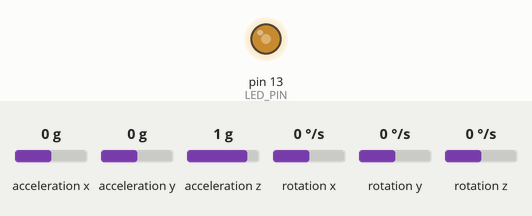
Recording of a sketch running on a simulated Arduino Uno, built with avr-gcc and run on an emulated ATmega328P. Parts: output pins drawn as LEDs (lit = HIGH). Dashed ring = blinking. The inputs (shaded band) are chosen by the test bench; at power-on: acceleration z 1 g, acceleration x 0 g, acceleration y 0 g, rotation x 0 °/s, rotation y 0 °/s, rotation z 0 °/s. What the sketch prints to the serial monitor is not drawn.

Above: at 1.2 s.
1.3 s: acceleration z set to -1.4 g
4.3 s: acceleration x set to 0.8 g
7.3 s: acceleration x set to 0 g
10.3 s: acceleration y set to -1.4 g
13.3 s: acceleration y set to 0 g
16.3 s: acceleration z set to -0.8 g
19.3 s: acceleration z set to -0.5 g
At 19.97 s:
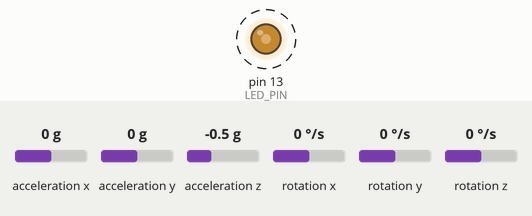
Timing chart, 0 to 23.3 s (numbered marks = the images above; inputs shaded):
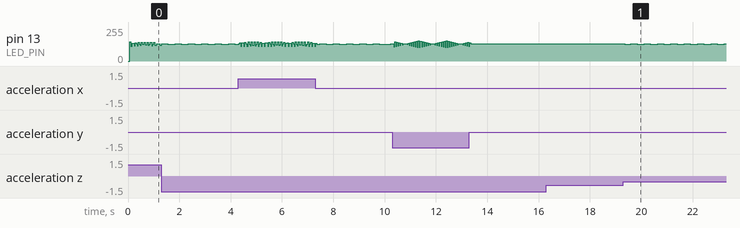

Measured:
- after the input at 19.3 s, pin 13 (LED_PIN): alternates 131/255 for 0.24 s and 124/255 for 0.28 s, starting after 0.06 s

The sketch:

MPU6050_raw_uncalibrated.ino
```cpp
// (licence header left out)
// I2Cdev and MPU6050 must be installed as libraries, or else the .cpp/.h files
// for both classes must be in the include path of your project
#include "I2Cdev.h"
#include "MPU6050.h"

// Arduino Wire library is required if I2Cdev I2CDEV_ARDUINO_WIRE implementation
// is used in I2Cdev.h
#if I2CDEV_IMPLEMENTATION == I2CDEV_ARDUINO_WIRE
    #include "Wire.h"
#endif

// class default I2C address is 0x68
// specific I2C addresses may be passed as a parameter here
// AD0 low = 0x68 (default for InvenSense evaluation board)
// AD0 high = 0x69
MPU6050 accelgyro;
//MPU6050 accelgyro(0x69); // <-- use for AD0 high

int16_t ax, ay, az;
int16_t gx, gy, gz;


// uncomment "OUTPUT_READABLE_ACCELGYRO" if you want to see a tab-separated
// list of the accel X/Y/Z and then gyro X/Y/Z values in decimal. Easy to read,
// not so easy to parse, and slow(er) over UART.
#define OUTPUT_READABLE_ACCELGYRO


#define LED_PIN 13
bool blinkState = false;

uint16_t lastReport;


void setup() {
  lastReport = millis();
    // join I2C bus (I2Cdev library doesn't do this automatically)
    #if I2CDEV_IMPLEMENTATION == I2CDEV_ARDUINO_WIRE
        Wire.begin();
    #elif I2CDEV_IMPLEMENTATION == I2CDEV_BUILTIN_FASTWIRE
        Fastwire::setup(400, true);
    #endif

    // initialize serial communication
    // (38400 chosen because it works as well at 8MHz as it does at 16MHz, but
    // it's really up to you depending on your project)
    Serial.begin(38400);

    // initialize device
    Serial.println("Initializing I2C devices...");
    accelgyro.initialize();

    // supply your own gyro offsets here, scaled for min sensitivity
    accelgyro.setXGyroOffset(-1100);
    accelgyro.setYGyroOffset(271);
    accelgyro.setZGyroOffset(-60);
    accelgyro.setXAccelOffset(-2509);
    accelgyro.setYAccelOffset(-101);
    accelgyro.setZAccelOffset(925); // 1688 factory default for my test chip

    // verify connection
    Serial.println("Testing device connections...");
    Serial.println(accelgyro.testConnection() ? "MPU6050 connection successful" : "MPU6050 connection failed");

    // configure Arduino LED for
    pinMode(LED_PIN, OUTPUT);
}


void loop() {
    // read raw accel/gyro measurements from device
    accelgyro.getMotion6(&ax, &ay, &az, &gx, &gy, &gz);

    #ifdef OUTPUT_READABLE_ACCELGYRO
        // display tab-separated accel/gyro x/y/z values

        Serial.print(ax); Serial.print("\t");

        Serial.print(ay); Serial.print("\t");

        Serial.print(az); Serial.print("\t");

        Serial.print(gx); Serial.print("\t");

        Serial.print(gy); Serial.print("\t");

        Serial.print(gz); Serial.print("\t");

        Serial.print(millis()); Serial.print("\t");

        Serial.println(millis() - lastReport);
        lastReport = millis();

    #endif

    // blink LED to indicate activity
    blinkState = !blinkState;
    digitalWrite(LED_PIN, blinkState);
}
```
